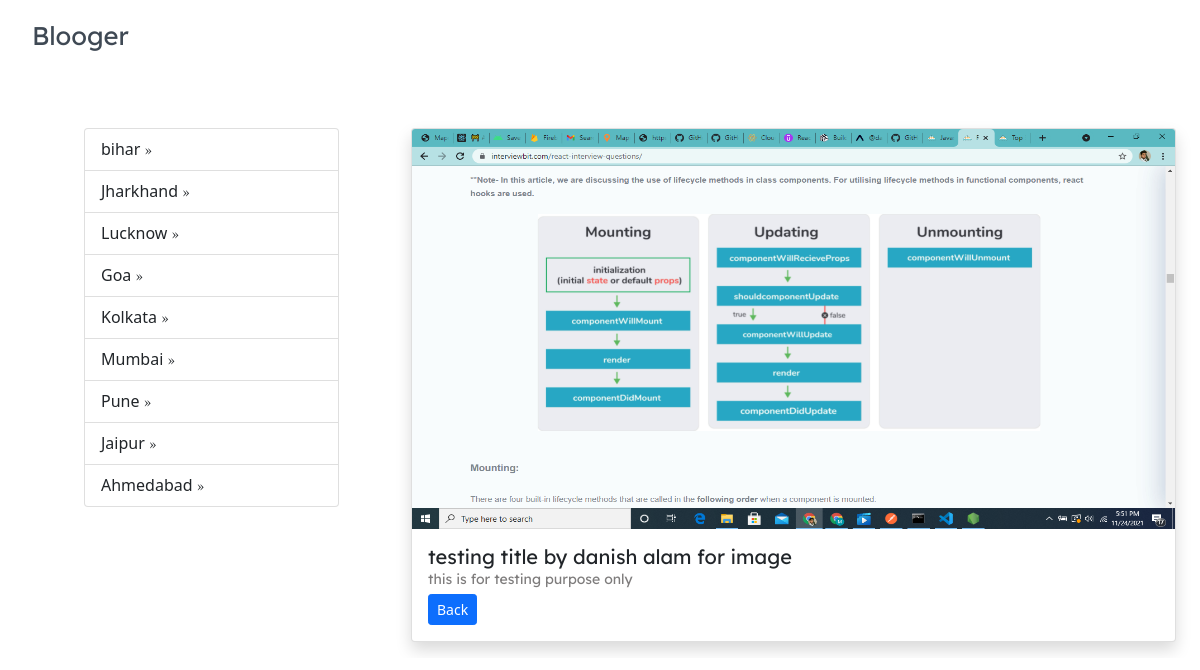
The page /posts.php?post=8 (signed in) on the database its author committed.
### tables this page shows
CREATE TABLE `place` (
  `place_id` int(11) NOT NULL,
  `place_name` varchar(200) NOT NULL
);

CREATE TABLE `post` (
  `post_id` int(11) NOT NULL,
  `post_title` varchar(200) NOT NULL,
  `post_content` longtext NOT NULL,
  `post_place` int(11) NOT NULL,
  `user_id` int(11) NOT NULL,
  `image` varchar(255) NOT NULL
);

### posts.php (the view, shortened to what this page needs)
<!DOCTYPE html>
<html lang="en">
<head>
    <link rel="stylesheet" href="css/bootstrap.css">
    <link href="https://cdn.jsdelivr.net/npm/bootstrap@5.1.3/dist/css/bootstrap.min.css" rel="stylesheet"></head>
</head>
<body>
   <?php include "nav.php";?>
    <div class="container mt-5">
        <div class="row">
            <div class="col-lg-3">
                <div class="list-group">
                   <?php
                    $calling = mysqli_query($con,"select * from place");
                    while($row = mysqli_fetch_array($calling)):
                    ?>
                    <a href="place.php?place=<?= $row['place_id'];?>" class="list-group-item list-group-item-action"><?= $row['place_name'];?> <span class="float-right font-weight-bold">&raquo;</span></a>
                    <?php endwhile; ?>
                </div>
            </div>
            <div class="col-lg-9 ml-3">
               <div class="row">
                <?php
                   if(isset($_GET['post'])){
                       $post = $_GET['post'];
                     $calling_place = mysqli_query($con,"SELECT * FROM post where post_id='$post'");
                    $row = mysqli_fetch_array($calling_place);
                   }
                ?>
                <div class="col-lg-12 mb-3">
                    <div class="card shadow card-deck ms-5">
                       <img src="image/<?= $row['image'];?>" alt="" width="100%" height="400px" class="card-img-top">
                        <div class="card-body">
                            <h2 class="lead  mb-0"><?= $row['post_title'];?></h2>
                            <p class="small p-0 m-0 mb-1"><?= $row['post_content'];?></p>
                            <a href="explore.php" class="btn btn-primary btn-sm float-right">Back</a>
                        </div>
                    </div>
                </div>
                </div>
            </div>
        </div>
    </div>
</body>
</html>

### css/style.css (style rules this page uses)
html,body { margin: 0%; box-sizing: border-box; overflow-x: hidden; }
:root { --text-gray: #3f4954; --text-light: #686666da; --bg-color: #0f0f0f; --white: #ffffff; --midnight: #104f55; --sky: linear-gradient(120deg, #a1c4fd 0%, #c2e9fb 100%); --Abel:'Abel',cursive; --Anton:'Anton',cursive; --Josefin:'Josefin',cursive; --Lexend:'Lexend',cursive; --Livvic:'Livvic',cursive; }
a { text-decoration: none; color: var(--text-gray); }
h2 { font-family: var(--Lexend); }
span { font-family: var(--Abel); }
.container { margin: 0 5vw; }
p { font-family: var(--Lexend); color: var(--text-light); }

### rows shown on the page
place: place_name "bihar"
place: place_name "Jharkhand"
place: place_name "Lucknow"
place: place_name "Goa"
place: place_name "Kolkata"
place: place_name "Mumbai"
place: place_name "Pune"
place: place_name "Jaipur"
place: place_name "Ahmedabad"
post: image (picture), post_title "testing title by danish alam for image", post_content "this is for testing purpose only"
